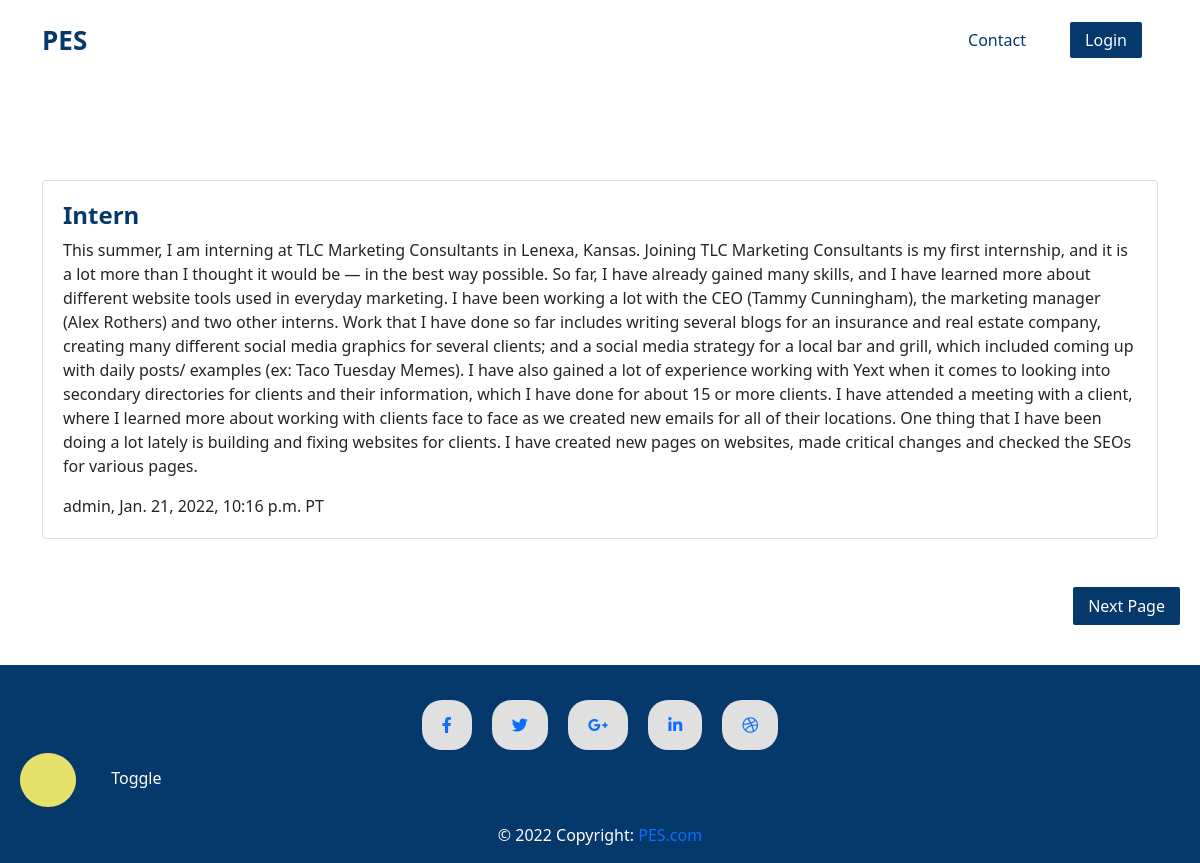
/page/1/, run on the app's committed database.
### student/models.py (models this page shows, shortened)
class post(models.Model):
    title = models.CharField(max_length=100)
    text = models.TextField()
    is_verified = models.BooleanField(default=False)
    created_by = models.ForeignKey(User,on_delete=models.CASCADE)
    date_created = models.DateTimeField(default=now , editable=False)

### student/views.py (the view)
# urls.py: path('page/<int:postid>/',views.postView,name='posts'),
def postView(request, postid):
    posts = post.objects.filter(pk__lt = 10*postid ).filter(pk__gte = 10*(postid-1)).filter(is_verified = True)
    return render(request, 'student/postView.html',{'posts' : posts,'id' : postid+1,})

### student/templates/student/postView.html (shortened to what this page needs)
{% extends 'student/base_template.html' %}
{%block body%}
    {% if posts %}
        <div class="container my-5">
            {% for post in posts %}
                <div class="card my-5" style="padding: 20px;">
                    <h4 style="color: #05386B;" class="fw-bold">{{post.title}}</h4>
                    <p>{{post.text}}</p>
                    <div style="display: flex;justify-content: flex-start;">
                        {{post.created_by}},
                        {{post.date_created}} PT
                    </div>
                </div>
            {% endfor %}
        </div>
        <div style="display: flex; justify-content: flex-end; margin-bottom: 40px; padding-right: 20px;">
            <a href="{% url 'student:posts' id%}" class="btn-violet" style="text-decoration: none;">Next Page</a>
        </div>
    {% else %}
        <div style="color: #05386B;" class="text-center my-5">
            <h1>That's all we have for now to show !!!!</h1>
        </div>
    {% endif %}
{%endblock %}

### student/templates/student/base_template.html (shortened to what this page needs)
<!DOCTYPE html>
<html lang="en">
<head>
    <link href="https://cdn.jsdelivr.net/npm/bootstrap@5.1.3/dist/css/bootstrap.min.css" rel="stylesheet"
>
    <link rel="stylesheet" href="https://pro.fontawesome.com/releases/v5.10.0/css/all.css"
 />
    {% load static %}
    <link rel="stylesheet" href="{% static 'student/base_template.css' %}">
</head>
<body>
    <div class="wrapper">
        <nav>
            <div class="container navbar-wrap">
                <div class="logo-nav">
                    <a href="">PES</a>
                </div>
                <div class="links_content">
                    <a href="#" style="color: #05386B;" class="mx-4">Contact</a>
                    {% if user.is_authenticated %}
                        <a href="{% url 'student:logout'%}" class="btn-violet btn-light">Logout</a>
                    {% else %}
                        <a href="{% url 'student:login' %}" class="btn-violet mx-3">Login</a>
                    {% endif %}
                </div>
            </div>
        </nav>
    </div>
    {% block body %}
    {% endblock %}
    <div class="footer-wrap">
        <div class="inner-wrap pt-4">
            <footer class="page-footer  pt-4">
                <div class="container">
                    <ul class="list-unstyled list-inline text-center">
                <li class="list-inline-item">
                    <a class="btn-floating btn-fb mx-1">
                        <i class="fab fa-facebook-f"> </i>
                    </a>
                </li>
                <li class="list-inline-item">
                    <a class="btn-floating btn-tw mx-1">
                        <i class="fab fa-twitter"> </i>
                    </a>
                </li>
                <li class="list-inline-item">
                    <a class="btn-floating btn-gplus mx-1">
                        <i class="fab fa-google-plus-g"> </i>
                    </a>
                </li>
                <li class="list-inline-item">
                    <a class="btn-floating btn-li mx-1">
                        <i class="fab fa-linkedin-in"> </i>
                    </a>
                </li>
                <li class="list-inline-item">
                    <a class="btn-floating btn-dribbble mx-1">
                        <i class="fab fa-dribbble"> </i>
                    </a>
                </li>
            </ul>
        </div>
        <div style="padding-left : 20px;">
            <svg width="56" height="54" viewBox="0 0 56 54" fill="none" xmlns="http://www.w3.org/2000/svg" id="mode-toggler">
                <path class="sun"
                d="M56 27C56 41.9117 43.464 54 28 54C12.536 54 0 41.9117 0 27C0 12.0883 12.536 0 28 0C43.464 0 56 12.0883 56 27Z"
                fill="#E6E16D" />
            </svg>
            <a href="{% url 'student:index' %}" id="toggle-btn" class="btn-violet mx-3" style="text-decoration: none;">Toggle</a>
        </div>
        <div class="footer-copyright text-center py-3">© 2022 Copyright:
            <a href="{% url 'student:index' %}" style="text-decoration : none;">PES.com</a>
        </div>
    </footer>
    </div>
</div>
</body>
</html>

### student/static/student/base_template.css (style rules this page uses)
nav { color: #05386B; height: 80px; margin-bottom: 100px; }
.logo-nav a { color: #05386B; text-decoration: none; font-size: 26px; font-weight: bold; }
nav a { text-decoration: none; }
.btn-violet { color: #fff; padding: 7px 15px 7px 15px; border-radius: 2px; background: #05386B; }
.navbar-wrap { display: flex; justify-content: space-between; align-items: center; height: 100%; }
.btn-floating { padding: 14px 20px; border-radius: 20px; background: #e0e0e0; cursor: pointer; }
.footer-wrap { background: #05386B; color: #fff; }

### data on the page
post: title "Intern", text "This summer, I am interning at TLC Marketing Consultants in Lenexa, Kansas. Joining TLC Marketing Consultants is my first internship, and it is a lot more than I thought it would be — in the best way possible. So far, I have already gained many skills, and I have learned more about different website tools used in everyday marketing. I have been working a lot with the CEO (Tammy Cunningham), the marketing manager (Alex Rothers) and two other interns. Work that I have done so far includes writing several blogs for an insurance and real estate company, creating many different social media graphics for several clients; and a social media strategy for a local bar and grill, which included coming…", created_by "admin", date_created "Jan. 21, 2022, 10:16 p.m."
